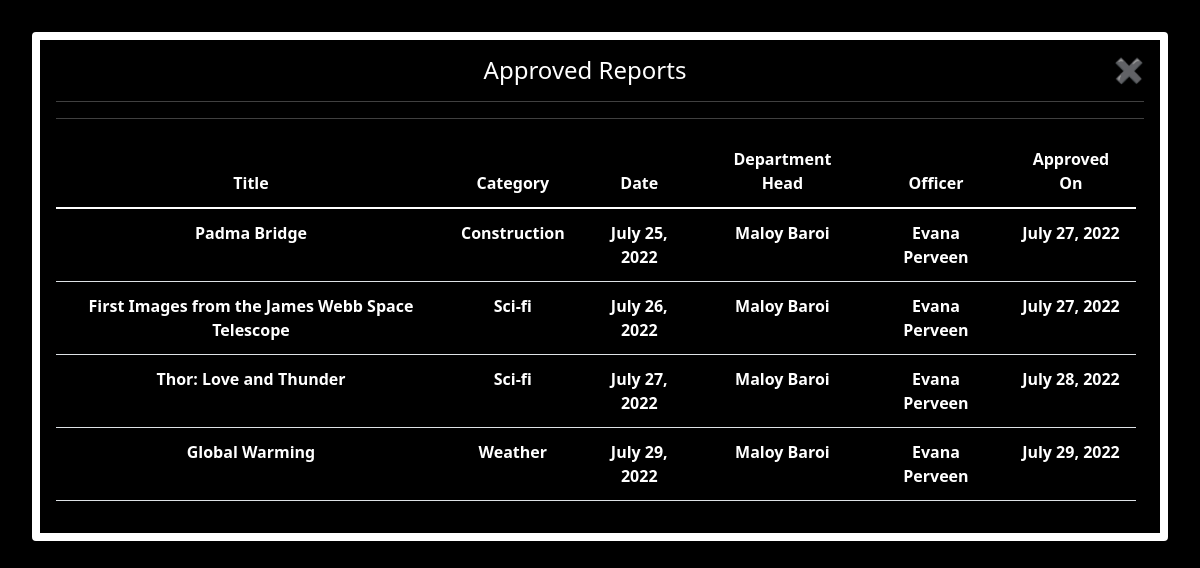
The page /approved-report/ (signed in) on the database its author committed.
### App_main/models.py (models this page shows, shortened)
class AssignModel(models.Model):
    report = models.ForeignKey(ReportModel, on_delete=models.CASCADE, related_name='report_to_check')
    assigned_by = models.ForeignKey(HeadOfDepartmentModel, on_delete=models.CASCADE, related_name='assigner_hod')
    assigned_to = models.ForeignKey(OfficerModel, on_delete=models.CASCADE, related_name='assigned_officer')
    created_on = models.DateTimeField(auto_now_add=True)
    status = models.BooleanField(default=False)

class ReportModel(models.Model):
    title = models.CharField(max_length=500)
    reporter = models.ForeignKey(User, on_delete=models.CASCADE, related_name='this_reporter')
    published_by = models.ForeignKey(OfficerModel, on_delete=models.CASCADE, related_name='this_officer', blank=True,
                                     null=True)
    category = models.CharField(max_length=200)
    pre_cat = models.CharField(max_length=200, default='Same')
    loc_of_occurrence = models.CharField(max_length=300)
    report_image1 = models.ImageField(upload_to='report_images', blank=True, null=True)
    report_image2 = models.ImageField(upload_to='report_images', blank=True, null=True)
    report_image3 = models.ImageField(upload_to='report_images', blank=True, null=True)
    report_text = models.TextField(blank=True, null=True)
    created_on = models.DateTimeField(auto_now_add=True)
    update_date = models.DateTimeField(auto_now=True)
    counter = models.PositiveIntegerField(default=0)
    status = models.BooleanField(default=False)
    assigned = models.BooleanField(default=False)
    rejected = models.BooleanField(default=False)
    class Meta:
        ordering = ["-created_on"]

### App_login/models.py (models this page shows, shortened)
class HeadOfDepartmentModel(models.Model):
    user = models.ForeignKey(User, on_delete=models.CASCADE, related_name='hod')
    phone_number = models.CharField(validators=[phone_regex], verbose_name=_("Phone Number"), max_length=17,
                                    blank=False, null=False)
    gender = models.CharField(choices=gender_choice, max_length=15)
    nid = models.CharField(max_length=50, unique=True, blank=False, null=False)
    employee_id = models.CharField(max_length=50, unique=True)
    designation = models.CharField(default='Head of Department', max_length=150)
    address = models.CharField(max_length=250, blank=False, null=False)
    profile_picture = models.ImageField(upload_to='hod_picture', blank=False, null=False)
    joining_date = models.DateField(auto_now=True)
    status = models.BooleanField(default=True)

class OfficerModel(models.Model):
    user = models.ForeignKey(User, on_delete=models.CASCADE, related_name='officer')
    phone_number = models.CharField(validators=[phone_regex], verbose_name=_("Phone Number"), max_length=17,
                                    blank=False, null=False)
    gender = models.CharField(choices=gender_choice, max_length=15)
    nid = models.CharField(max_length=50, unique=True, blank=False, null=False)
    employee_id = models.CharField(max_length=50, unique=True)
    designation = models.CharField(default='Officer', max_length=150)
    address = models.CharField(max_length=250, blank=False, null=False)
    office_location = models.CharField(max_length=250, blank=False, null=False)
    profile_picture = models.ImageField(upload_to='officer_picture')
    joining_date = models.DateField(auto_now=True)
    status = models.BooleanField(default=False)

### App_main/views.py (the view)
# urls.py: path('approved-report/', views.approved_reports, name='approved-report'),
@login_required(login_url='App_login:login')
@user_passes_test(is_reporter)
def approved_reports(request):
    reports = AssignModel.objects.filter(report__status=True, report__reporter=request.user)
    content = {
        'reports': reports
    }
    return render(request, 'reporter/approved_report.html', context=content)

### App_main/views.py (called while the page is built)
def is_reporter(user):
    return user.groups.filter(name='REPORTER').exists()

### templates/reporter/approved_report.html (shortened to what this page needs)
{% load static %}
<!DOCTYPE html>
<html lang="en">
<head>
    <link href="https://cdn.jsdelivr.net/npm/bootstrap@5.1.3/dist/css/bootstrap.min.css" rel="stylesheet"
>
    <link rel="stylesheet" href="https://cdnjs.cloudflare.com/ajax/libs/font-awesome/4.7.0/css/font-awesome.min.css">
</head>
<body>
<div class="container-fluid">
    <div class="card">
        <div class="card-body">
            <h4 class="card-title text-center">Approved Reports<span><a href="{% url 'App_main:reporter-dashboard' %}"
                                                                              style="float: right; text-decoration: none; color: #666B7AFF">✖</a></span>
            </h4>
            <hr style="color: #ffffff;">
            <hr style="color: #ffffff;">
            <table class="table" style="color: #ffffff; height: fit-content; width: 90vw">
                <thead class="thead-dark">
                <tr>
                    <th>Title</th>
                    <th>Category</th>
                    <th>Date</th>
                    <th>Department Head</th>
                    <th>Officer</th>
                    <th>Approved On</th>
                </tr>
                </thead>
                <tbody>
                {% for report in reports %}
                    <tr>
                        <td data-label="Title"><a href="{% url 'App_main:report-view' pk=report.report.id %}" class="" style="text-decoration: none; color: white;">{{ report.report.title }}</a></td>
                        <td data-label="Category">{{ report.report.category }}</td>
                        <td data-label="Date">{{ report.report.created_on.date }}</td>
                        <td data-label="Department Head">{{ report.assigned_by.user.first_name }} {{ report.assigned_by.user.last_name }}</td>
                        <td data-label="Officer">{{ report.assigned_to.user.first_name }} {{ report.assigned_to.user.last_name }}</td>
                        <td data-label="Approved On">{{ report.created_on.date }}
                    </tr>
                {% endfor %}
                </tbody>
            </table>
        </div>
    </div>
</div>
</body>
</html>

### templates/reporter/approved_report.html (style rules this page uses)
* { box-sizing: border-box; }

### rows shown on the page
AssignModel: report "Padma Bridge", report.category "Construction", report.created_on "July 25, 2022", assigned_by.user.first_name "Maloy", assigned_by.user.last_name "Baroi", assigned_to.user.first_name "Evana", assigned_to.user.last_name "Perveen", created_on "July 27, 2022"
AssignModel: report "First Images from the James Webb Space Telescope", report.category "Sci-fi", report.created_on "July 26, 2022", assigned_by.user.first_name "Maloy", assigned_by.user.last_name "Baroi", assigned_to.user.first_name "Evana", assigned_to.user.last_name "Perveen", created_on "July 27, 2022"
AssignModel: report "Thor: Love and Thunder", report.category "Sci-fi", report.created_on "July 27, 2022", assigned_by.user.first_name "Maloy", assigned_by.user.last_name "Baroi", assigned_to.user.first_name "Evana", assigned_to.user.last_name "Perveen", created_on "July 28, 2022"
AssignModel: report "Global Warming", report.category "Weather", report.created_on "July 29, 2022", assigned_by.user.first_name "Maloy", assigned_by.user.last_name "Baroi", assigned_to.user.first_name "Evana", assigned_to.user.last_name "Perveen", created_on "July 29, 2022"
